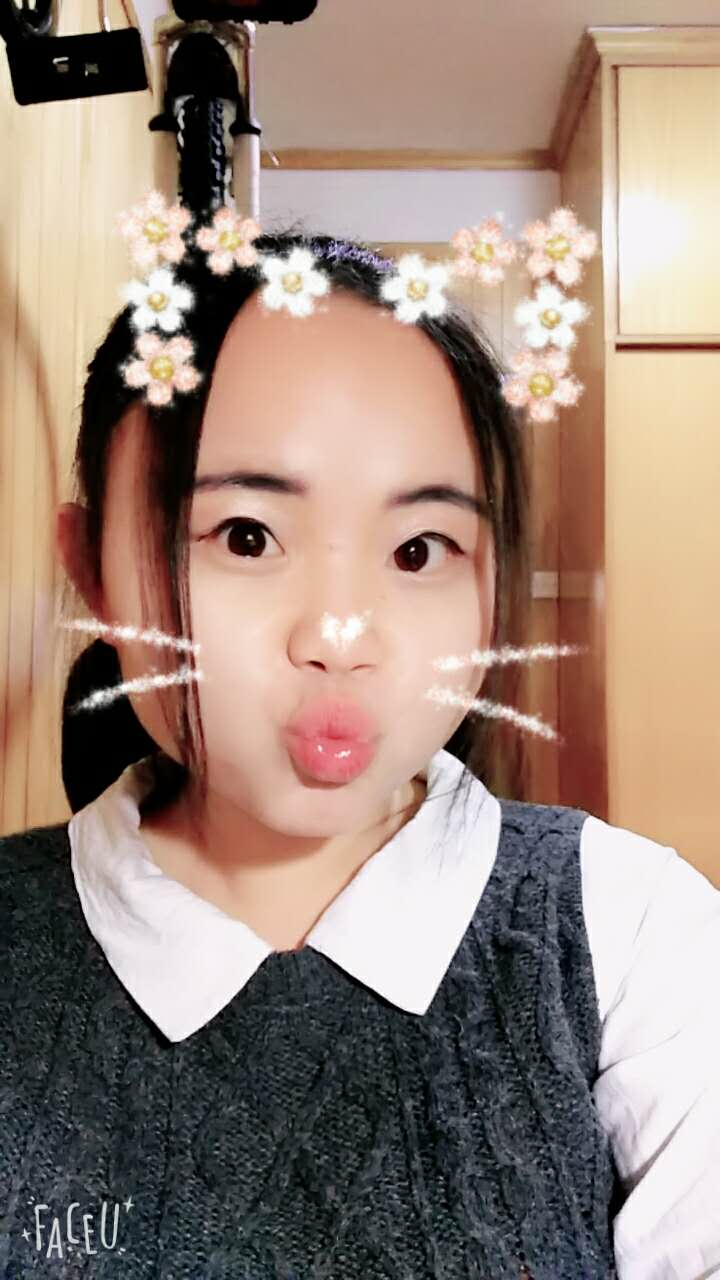
#> input picture Gdesign/image/lujiaqi01.JPG, 720 x 1280 px, found by its file name
$ python design5_mypic.py   (Python 2 division)   (older library calls are emulated)
#> lines starting #> are read from the running program, lines starting #| are printed output that depends on the picture
#coding:utf-8
#训练模型加入刘德华的照片，然后预测刘德华的另一张照片
from PIL import Image
import numpy as np
def getMyVec(picPath):
#> called with picPath = 'lujiaqi01.jpg'
    img = Image.open(picPath)
#> img is the input picture: PIL image 720x1280 RGB; mean R, G, B 154.1, 134.3, 122.5
    img=img.resize((50,37),Image.ANTIALIAS)
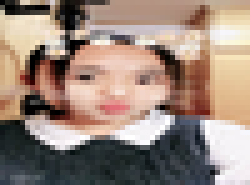
#> img: PIL image 50x37 RGB (shown 5 times larger); mean R, G, B 154.3, 134.5, 122.7
    img = np.asarray(img)
    vec=[]
    for col in img:
        for row in col:
            pix = (row[0] * 299 + row[1] * 587 + row[2] * 114 + 500) / 1000
            pix = pix / 255.0
            vec.append(pix)
#> this loop made 37 passes
#> after the loop, vec = 1850 values, max 1 at index 1233, min 0 at index 51, mean 0.545
    return vec
def getVec(picPath):
    VEC=[]
    for name in picPath:
        if name.endswith(".DS_Store"):
            continue
        vec = []
        img = Image.open(name)
        img = img.resize((50, 37), Image.ANTIALIAS)
        img = np.array(img)
        # Gray = (R*299 + G*587 + B*114 + 500) / 1000
        for col in img:
            for row in col:
                pix = (row[0] * 299 + row[1] * 587 + row[2] * 114 + 500) / 1000
                pix = pix/255.0
                vec.append(pix)
        VEC.append(vec)
    return VEC
from os import listdir
def getTrainVec():
    path = '/Users/liuyuanzhen/ImageBase/lfw'
    NAMES = listdir(path)
    names = []
    for i in range(1, 100):
        each = NAMES[i]
        names.append(each)
    picPath = []
    aims = []
    for name in names:
        PICS = listdir(path + "/" + name)
        for pic in PICS:
            picPath.append(path + "/" + name + "/" + pic)
            aims.append(name)
    print 'pic size:', len(picPath)
    picVec = getVec(picPath)
    print "vec size:", len(picVec), len(picVec[0])
    return  picVec,aims

def getPCA(picVec):
    n_components = 150
    from sklearn.decomposition import PCA
    pca = PCA(n_components=n_components, svd_solver='randomized',
              whiten=True).fit(picVec)
    vec_pca = pca.transform(picVec)
    print "pca size:", len(vec_pca), len(vec_pca[0])
    return vec_pca

mytrain=getMyVec('lujiaqi01.jpg')
#> mytrain has the same summary as vec in getMyVec
myaim=getMyVec('lujiaqi02.jpg')
#> call 2 of getMyVec, with picPath = 'lujiaqi02.jpg'
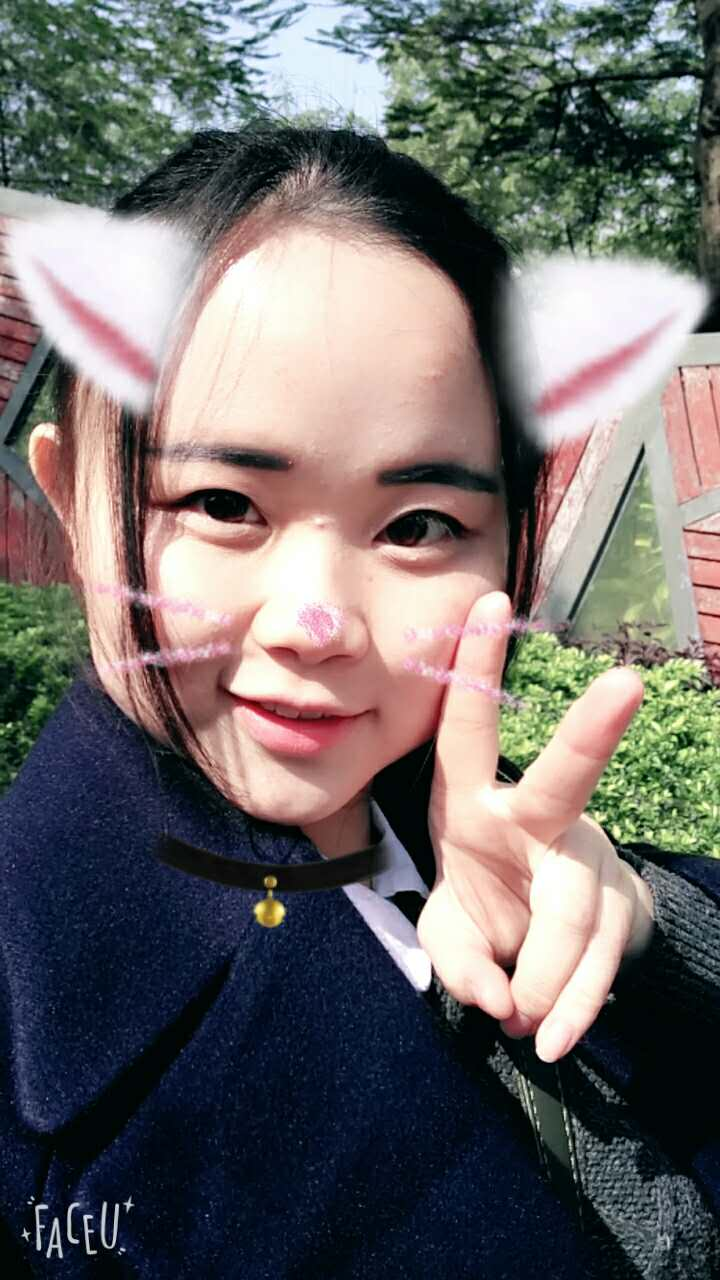
#> input picture Gdesign/image/lujiaqi02.JPG, 720 x 1280 px, found by its file name
#> in getMyVec, img is the input picture: PIL image 720x1280 RGB; mean R, G, B 111.4, 107.4, 106.3
#> in getMyVec (call 2), `img=img.resize((50,37),Image.ANTIALIAS)`:
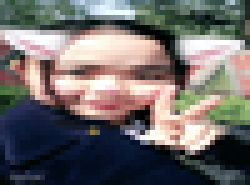
#> img: PIL image 50x37 RGB (shown 5 times larger); mean R, G, B 111.4, 107.3, 106.2
#> the loop in getMyVec (call 2), `for col in img:` made 37 passes
#> after the loop in getMyVec (call 2), `for col in img:`: vec = 1850 values, max 1 at index 358, min 0 at index 329, mean 0.425
#> myaim has the same summary as vec in getMyVec

#> (the run stopped early here; a loop or call above may not have finished)
